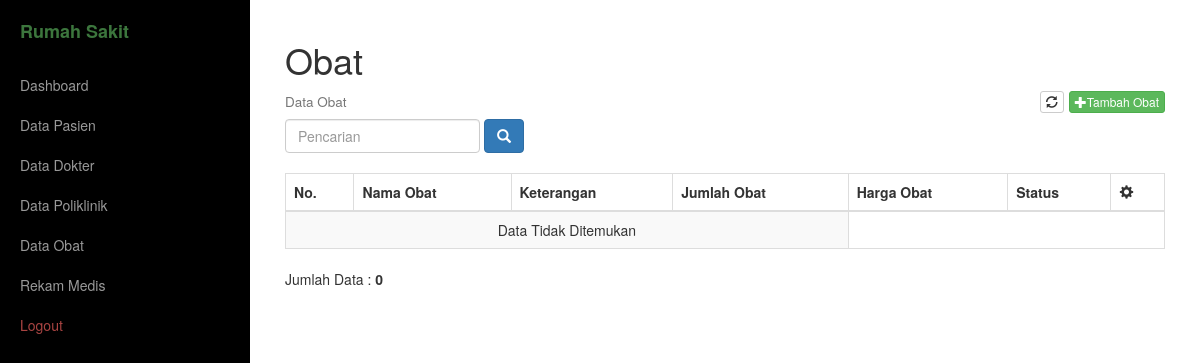
Page /obat/data.php (signed in) on the earlier database version.
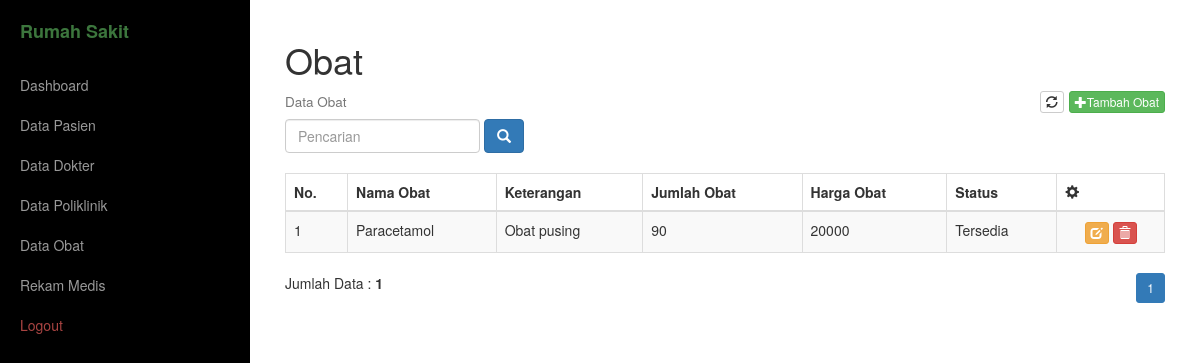
Same page on the later database version.
### tables this page shows
CREATE TABLE `tb_obat` (
  `id_obat` int(11) NOT NULL,
  `nama_obat` varchar(100) DEFAULT NULL,
  `ket` varchar(100) DEFAULT NULL,
  `jml_obat` varchar(10) DEFAULT NULL,
  `hrg_obat` int(11) DEFAULT NULL
);

### obat/data.php (the view)
<?php include_once('../_header.php'); ?>
<div class="box">
    <h1>Obat</h1>
    <h4>
        <small>Data Obat</small>
        <div class="pull-right">
            <a href="" class="btn btn-default btn-xs"><i class="glyphicon glyphicon-refresh"></i></a>
            <a href="add.php" class="btn btn-success btn-xs"><i class="glyphicon glyphicon-plus"></i>Tambah Obat</a>
        </div>
    </h4>
    <div style="margin-bottom: 20px;">
        <form class="form-inline" action="" method="post">
            <div class="form-group">
                <input type="text" name="pencarian" class="form-control" placeholder="Pencarian">
            </div>
            <div class="form-group">
                <button type="submit" class="btn btn-primary"><span class="glyphicon glyphicon-search" aria-hidden="true"></span></button>
            </div>
        </form>
    </div>
    <div class="table-responsive">
        <table class="table table-striped table-bordered table-hover">
            <thead>
                <tr>
                    <th>No.</th>
                    <th>Nama Obat</th>
                    <th>Keterangan</th>
                    <th>Jumlah Obat</th>
                    <th>Harga Obat</th>
                    <th>Status</th>
                    <th><i class="glyphicon glyphicon-cog"></i></th>
                </tr>
            </thead>
            <tbody>
                <?php
                $batas = 3;
                $hal = @$_GET['hal'];
                if (empty($hal)) {
                    $posisi = 0;
                    $hal = 1;
                } else {
                    $posisi = ($hal - 1) * $batas;
                }
                $no = 1;
                if ($_SERVER['REQUEST_METHOD'] == "POST") {
                    $pencarian = trim(mysqli_real_escape_string($con, $_POST['pencarian']));
                    if ($pencarian != '') {
                        $sql = "SELECT * FROM tb_obat WHERE nama_obat LIKE '%$pencarian%'";
                        $query = $sql;
                        $queryJml = $sql;
                    } else {
                        $query = "SELECT * FROM tb_obat LIMIT $posisi,$batas";
                        $queryJml = "SELECT * FROM tb_obat";
                        $no = $posisi + 1;
                    }
                } else {
                    $query = "SELECT * FROM tb_obat LIMIT $posisi,$batas";
                    $queryJml = "SELECT * FROM tb_obat";
                    $no = $posisi + 1;
                }
                $sql_obat = mysqli_query($con, $query) or die(mysqli_error($_con));
                if (mysqli_num_rows($sql_obat) > 0) {
                    while ($data = mysqli_fetch_array($sql_obat)) {
                        $result = mysqli_query($con, "SELECT jml_obat FROM tb_obat WHERE id_obat = '{$data['id_obat']}'");
                        $row = mysqli_fetch_assoc($result);
                        $currentJmlObat = $row['jml_obat'];
                        $status = ($currentJmlObat >= 10) ? 'Tersedia' : 'Tidak Tersedia';
                ?>
                        <tr>
                            <td><?= $no++ ?></td>
                            <td><?= $data['nama_obat'] ?></td>
                            <td><?= $data['ket'] ?></td>
                            <td><?= $data['jml_obat'] ?></td>
                            <td><?= $data['hrg_obat'] ?></td>
                            <td><?= $status ?></td>
                            <td class="text-center">
                                <a href="edit.php?id=<?= $data['id_obat'] ?>" class="btn btn-warning btn-xs"><i class="glyphicon glyphicon-edit"></i></a>
                                <a href="del.php?id=<?= $data['id_obat'] ?>" onclick="return confirm('Yakin Akan Menghapus Data?')" class="btn btn-danger btn-xs"><i class="glyphicon glyphicon-trash"></i></a>
                            </td>
                        </tr>
                <?php
                    }
                } else {
                    echo "<tr><td colspan=\"4\" align=\"center\">Data Tidak Ditemukan</td></tr>";
                }
                ?>
            </tbody>
        </table>
    </div>
    <?php
    if (@$_POST['pencarian'] == '') { ?>
        <div style="float:left;">
            <?php
            $jml = mysqli_num_rows(mysqli_query($con, $queryJml));
            echo "Jumlah Data : <b>$jml</b>";
            ?>
        </div>
        <div style="float:right;">
            <ul class="pagination pagination-sm" style="margin:0">
                <?php
                $jml_hal = ceil($jml / $batas);
                for ($i = 1; $i <= $jml_hal; $i++) {
                    if ($i != $hal) {
                        echo "<li><a href=\"?hal=$i\">$i</a></li>";
                    } else {
                        echo "<li class=\"active\"><a>$i</a></li>";
                    }
                }
                ?>
            </ul>
        </div>
    <?php
    } else {
        echo "<div style=\"float:left;\">";
        $jml = mysqli_num_rows(mysqli_query($con, $queryJml));
        echo "Data Hasil Pencarian : <b>$jml</b>";
        echo "</div>";
    }
    ?>
</div>
<?php include_once('../_footer.php'); ?>

Differences in the rows shown:
added tb_obat: nama_obat "Paracetamol", ket "Obat pusing", jml_obat "90", hrg_obat "20000", jml_obat "Tersedia"
Other differences:
$jml: "0" → "1"
new list line: "1"
text no longer shown: "Data Tidak Ditemukan"
